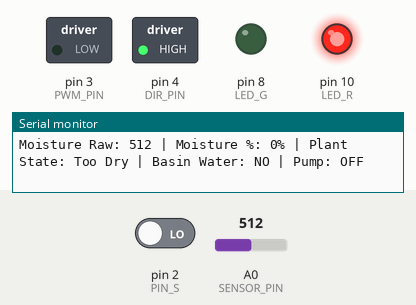
This sketch was run on a simulated Arduino Uno, built with avr-gcc and run on an emulated ATmega328P. On the bench: switched loads named in the sketch (green lamp = pin HIGH), output pins drawn as LEDs (lit = HIGH), the last lines printed to the serial monitor. The test bench sets the inputs (shaded band); at power-on: pin 2 (PIN_S) LOW, A0 (SENSOR_PIN) = 512.

Above: at 1.2 s.
1.3 s: pin 2 (PIN_S) driven HIGH
At 3.1 s:
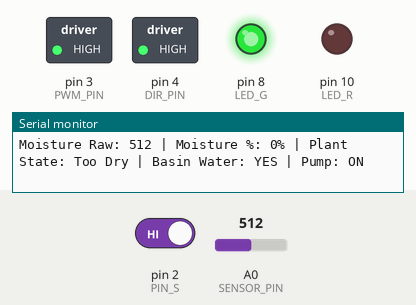
3.7 s: A0 (SENSOR_PIN) set to 414
5.5 s: A0 (SENSOR_PIN) set to 385
At 7.7 s:
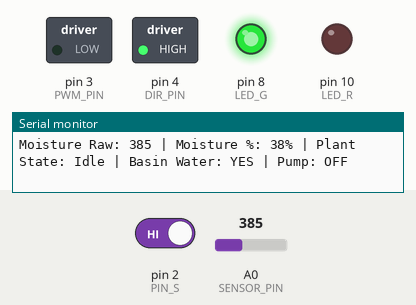
8.0 s: A0 (SENSOR_PIN) set to 511
At 8.9 s:
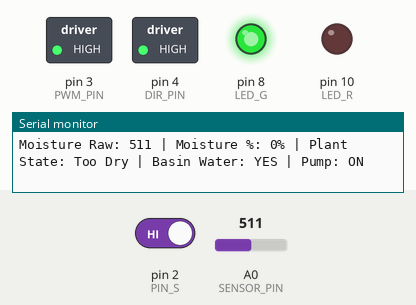
10.1 s: A0 (SENSOR_PIN) set to 306
At 11.2 s:
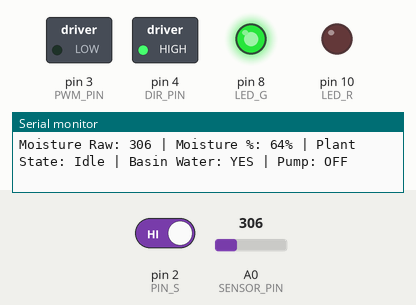
12.3 s: pin 2 (PIN_S) driven LOW
At 13.4 s:
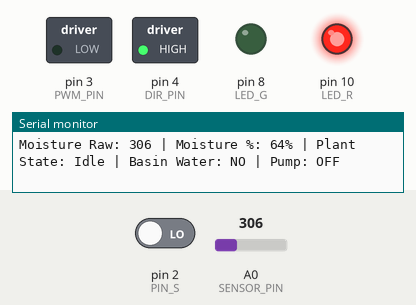
Timing chart, 0 to 15.3 s (numbered marks = the images above; inputs shaded):
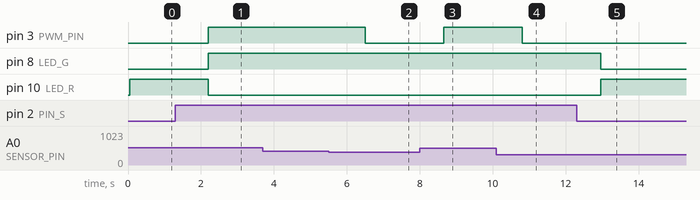

The sketch:

Water_Soil_Pump_Test.ino
```cpp
//  Soil Moisture / Water Basin Sensor / Water Pump
//  Soil Moisture Sensor (A0)
//  Basin Water Level Sensor (D2)
//  Motor Driver L298N (DIR = D4) (PWM = D3)
//  GREEN LED: Basin has Water
//  RED LED: Basin low Water


// Analog Moisture Sensor
const int SENSOR_PIN = A0;
const int DRY_VALUE      = 500;
const int WET_VALUE      = 200;
const int NEED_WATER_PCT = 35;   // (Below = TOO DRY)
const int IDEAL_MIN_PCT  = 40;
const int IDEAL_MAX_PCT  = 70;
const int TOO_WET_PCT    = 85;   // (Above = TOO WET)
const int AVG_SAMPLES    = 10;

// Basin Water Sensor with LEDs
const int PIN_S = 2;    // (WET = 1)
const int LED_G = 8;    // (Green = Full)
const int LED_R = 10;   // (Red = Empty)

// Pump Driver (L298N)
const int DIR_PIN = 4;   // (D4 = IN1)
const int PWM_PIN = 3;   // (D3 = ENA(PWM))

void setup()
{
  Serial.begin(9600);
  while (!Serial);

  Serial.println("Soil Moisture & Basin & Pump");

  pinMode(PIN_S, INPUT);
  pinMode(LED_G, OUTPUT);
  pinMode(LED_R, OUTPUT);

  pinMode(DIR_PIN, OUTPUT);
  pinMode(PWM_PIN, OUTPUT);

  digitalWrite(DIR_PIN, HIGH);   // Pump Direction
  analogWrite(PWM_PIN, 0);       // Pump OFF at Start
}

void loop()
{
  // Soil
  int raw = readAverage(SENSOR_PIN);
  int percent = mapToPercent(raw);

  // Calcualte State
  String plantState;
  if (percent < NEED_WATER_PCT)
  {
    plantState = "Too Dry";
  }
  else if (percent > TOO_WET_PCT)
  {
    plantState = "Too Wet";
  }
  else
  {
    plantState = "Idle";
  }

  //  Basin Water Sensor
  bool basinWet = digitalRead(PIN_S);   // (Water = 1)

  //  Pump Logic
  bool pumpOn = false;

  // Pump ON Only (Soil = DRY) & (Basin has Water)
  if (percent < NEED_WATER_PCT && basinWet)
  {
    pumpOn = true;
  }

  if (pumpOn)
  {
    analogWrite(PWM_PIN, 255);   // Pump ON
  }

  else
  {
    analogWrite(PWM_PIN, 0);     // Pump OFF
  }

  // LED Logic
  if (basinWet)
  {
    digitalWrite(LED_G, HIGH);   // Water: Green ON
    digitalWrite(LED_R, LOW);    // Water: Red OFF
  }

  else
  {
    digitalWrite(LED_G, LOW);    // No Water: Green OFF
    digitalWrite(LED_R, HIGH);   // NO Water: Red ON
  }

  // Serial Output
  Serial.print("Moisture Raw: ");
  Serial.print(raw);

  Serial.print(" | Moisture %: ");
  Serial.print(percent);

  Serial.print("% | Plant State: ");
  Serial.print(plantState);

  Serial.print(" | Basin Water: ");
  if (basinWet)
  {
    Serial.print("YES");
  }
  else
  {
    Serial.print("NO");
  }

  Serial.print(" | Pump: ");
  if (pumpOn)
  {
    Serial.println("ON");
  }
  else
  {
    Serial.println("OFF");
  }

  delay(1000);
}


// AVG Generator Function
int readAverage(int pin)
{
  long sum = 0;

  // Take 10 Readings
  for (int i = 0; i < AVG_SAMPLES; i++)
  {
    sum += analogRead(pin);
    delay(5);
  }
  // Return Average
  return sum / AVG_SAMPLES;
}

// Convert Raw (0-1023) to Percentage (0-100%)
int mapToPercent(int raw)
{
  int span = DRY_VALUE - WET_VALUE;

  if (span <= 0)
  {
    span = 1;
  }

  int percent = (DRY_VALUE - raw) * 100L / span;

  // Clamp (0-100%)
  if (percent < 0)
  {
    percent = 0;
  }

  if (percent > 100)
  {
    percent = 100;
  }
  // Return (%)
  return percent;
}
```

Measured:
- the behaviour switches between 396 and 395 on A0 (SENSOR_PIN) (found by bisection; images 1 and 2)
- after the input at 1.3 s, pin 3 (PWM_PIN), pin 8 (LED_G): LOW → HIGH after 0.90 s; pin 10 (LED_R): HIGH → LOW after 0.90 s
- after the input at 5.5 s, pin 3 (PWM_PIN): HIGH → LOW after 1.0 s
- after the input at 8.0 s, pin 3 (PWM_PIN): LOW → HIGH after 0.66 s
- after the input at 10.1 s, pin 3 (PWM_PIN): HIGH → LOW after 0.71 s
- after the input at 12.3 s, pin 8 (LED_G): HIGH → LOW after 0.67 s; pin 10 (LED_R): LOW → HIGH after 0.67 s
